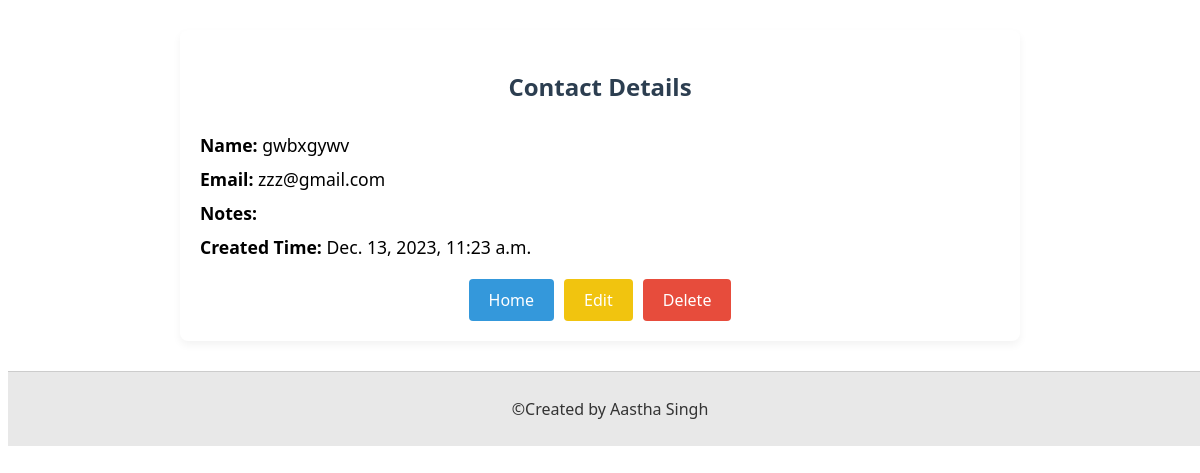
/13, run on the app's committed database.
### Contacts/models.py (models this page shows, shortened)
class Contact(models.Model):
    contact_name =  models.CharField(max_length=50)
    contact_email = models.CharField(max_length=200)
    contact_created_time = models.DateTimeField(auto_now_add=True, )
    contact_notes = models.TextField()

### Contacts/views.py (the view)
# urls.py: path('<id>',detail_view,  name="DetailView"),
def detail_view(request, id):
    context = {}
    context["data"] = Contact.objects.get(id=id)
    return render(request, "detail_view.html", context)

### Contacts/templates/detail_view.html (shortened to what this page needs)
{% load static %}
<!DOCTYPE html>
<html lang="en">
<head>
    <link rel="stylesheet" href="{% static 'detail_view.css' %}">
</head>
<body>
    <div class="detail_view">
        <h2>Contact Details</h2>
        <p><strong>Name:</strong> {{ data.contact_name }}</p>
        <p><strong>Email:</strong> {{ data.contact_email }}</p>
        <p><strong>Notes:</strong> {{ data.notes }}</p>
        <p><strong>Created Time:</strong> {{ data.contact_created_time }}</p>
        <div class="buttons">
            <a href="{% url 'HomePage' %}" class="btn btn-home">Home</a>
            <a href="{% url 'Update' data.id %}" class="btn btn-edit">Edit</a>
            <a href="{% url 'Delete' data.id %}" class="btn btn-delete">Delete</a>
        </div>
    </div>
    <footer class="site-footer">
        <p>©Created by Aastha Singh</p>
    </footer>
</body>
</html>

### Contacts/static/detail_view.css (style rules this page uses)
.detail_view { max-width: 800px; margin: 30px auto; padding: 20px; background: #fff; border-radius: 8px; box-shadow: 0 4px 8px rgba(0, 0, 0, 0.05); font-family: 'Segoe UI', Tahoma, Geneva, Verdana, sans-serif; }
.detail_view h2 { color: #2c3e50; text-align: center; margin-bottom: 30px; }
.detail_view p { font-size: 1.1em; margin: 10px 0; }
.buttons { display: flex; justify-content: center; margin-top: 20px; }
.btn { padding: 10px 20px; border: none; border-radius: 4px; cursor: pointer; margin-right: 10px; text-decoration: none; display: inline-block; text-align: center; }
.btn-home { background-color: #3498db; color: white; }
.btn-edit { background-color: #f1c40f; color: white; }
.btn-delete { background-color: #e74c3c; color: white; }
.buttons :last-child { margin-right: 0; }
.site-footer { text-align: center; padding: 10px; background-color: #e8e8e8; color: #333; font-family: 'Segoe UI', Tahoma, Geneva, Verdana, sans-serif; border-top: 1px solid #ccc; width: 100%; }

### data on the page
Contact: contact_name "gwbxgywv", contact_email "zzz@gmail.com", contact_created_time "Dec. 13, 2023, 11:23 a.m."
